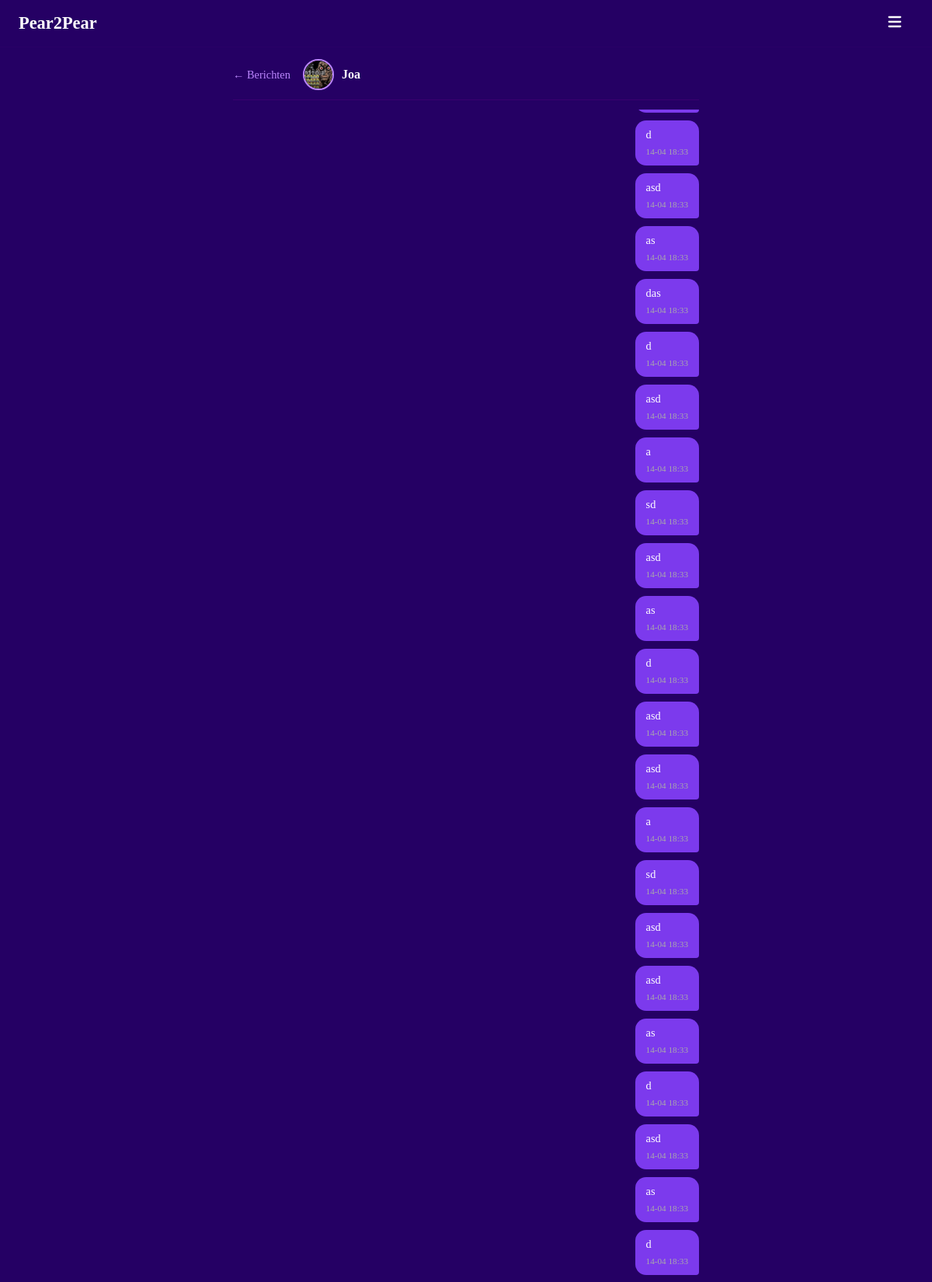
Screenshot of /messages/2 (signed in, upper part) with the database file from the repository.
### models.py (models this page shows, shortened)
class User(UserMixin, db.Model):
    __tablename__ = "users"
    id            = db.Column(db.Integer, primary_key=True)
    username      = db.Column(db.String(30),  unique=True, nullable=False, index=True)
    email         = db.Column(db.String(120), unique=True, nullable=False, index=True)
    password_hash = db.Column(db.String(256), nullable=False)
    created_at    = db.Column(db.DateTime, default=datetime.utcnow, nullable=False)
    last_login    = db.Column(db.DateTime, default=datetime.utcnow, nullable=False)
    age            = db.Column(db.Integer,     nullable=True)
    avatar         = db.Column(db.String(200),   nullable=True)
    location       = db.Column(db.String(100), nullable=True)
    is_public      = db.Column(db.Boolean, default=True,  nullable=False)
    friends_public = db.Column(db.Boolean, default=False, nullable=False)
    sent_requests     = db.relationship("Friendship", foreign_keys=[Friendship.from_id], backref="from_user", lazy="dynamic")
    received_requests = db.relationship("Friendship", foreign_keys=[Friendship.to_id],   backref="to_user",   lazy="dynamic")
    notifications     = db.relationship("Notification", foreign_keys=[Notification.user_id], backref="owner", lazy="dynamic", order_by=Notification.created_at.desc())
    def pending_received(self):
        reqs = Friendship.query.filter_by(to_id=self.id, status="pending").all()
        return User.query.filter(User.id.in_([r.from_id for r in reqs])).all()
    def unread_message_count(self):
        return Message.query.filter_by(receiver_id=self.id, read=False).count()
    def unread_notification_count(self):
        return Notification.query.filter_by(user_id=self.id, read=False).count()
    def total_inbox_count(self):
        return self.unread_message_count() + self.unread_notification_count()

class Message(db.Model):
    __tablename__ = "messages"
    id          = db.Column(db.Integer, primary_key=True)
    sender_id   = db.Column(db.Integer, db.ForeignKey("users.id"), nullable=False)
    receiver_id = db.Column(db.Integer, db.ForeignKey("users.id"), nullable=False)
    body        = db.Column(db.Text, nullable=False)
    read        = db.Column(db.Boolean, default=False)
    created_at  = db.Column(db.DateTime, default=datetime.utcnow)
    sender   = db.relationship("User", foreign_keys=[sender_id],   backref="sent_messages")
    receiver = db.relationship("User", foreign_keys=[receiver_id], backref="received_messages")

### main.py (the view, shortened to what this page needs)
    @app.route("/messages/<int:partner_id>", methods=["GET", "POST"])
    @login_required
    @csrf.exempt
    def conversation(partner_id):
        partner = db.get_or_404(User, partner_id)
        Message.query.filter_by(sender_id=partner_id, receiver_id=current_user.id, read=False).update({"read": True})
        db.session.commit()
        thread = Message.query.filter(
            ((Message.sender_id == current_user.id) & (Message.receiver_id == partner_id)) |
            ((Message.sender_id == partner_id) & (Message.receiver_id == current_user.id))
        ).order_by(Message.created_at.asc()).all()
        return render_template("conversation.html", partner=partner, thread=thread)

### templates/conversation.html (shortened to what this page needs)
{% extends "base.html" %}
{% from "macros.html" import avatar %}
{% block content %}
<div class="conversation-page">
    <div class="conversation-header">
        <a href="/messages" class="back-link">← Berichten</a>
        <a href="/profile/{{ partner.id }}" class="conversation-header__name">
            {{ avatar(partner, size=36) }}
            {{ partner.username }}
        </a>
    </div>
    <div class="chat-thread" id="thread">
        {% for msg in thread %}
        <div class="chat-bubble {% if msg.sender_id == current_user.id %}chat-bubble--mine{% else %}chat-bubble--theirs{% endif %}">
            <p>{{ msg.body }}</p>
            <span class="chat-bubble__time">{{ msg.created_at.strftime('%d-%m %H:%M') }}</span>
        </div>
        {% endfor %}
    </div>
</div>
{% endblock %}

### templates/macros.html
{% macro avatar(user, size=48, cls="") %}
{% if user.avatar %}
<img src="/static/avatars/{{ user.avatar }}"
     alt="{{ user.username }}"
     class="avatar-img {{ cls }}"
     style="width:{{ size }}px;height:{{ size }}px;border-radius:50%;object-fit:cover;border:2px solid #bb86fc;">
{% else %}
<div class="avatar-placeholder {{ cls }}"
     style="width:{{ size }}px;height:{{ size }}px;font-size:{{ (size * 0.42)|int }}px;">
  {{ user.username[0].upper() }}
</div>
{% endif %}
{% endmacro %}

### static/style.css (style rules this page uses)
html, body { height: 100%; margin: 0; background-color: #250064; }
a { color: #bb86fc; }
.back-link { color: #bb86fc; text-decoration: none; font-size: 0.9rem; }
.conversation-page { width: 90%; max-width: 600px; height: calc(100vh - 60px); display: flex; flex-direction: column; padding: 16px 0; }
.conversation-header { display: flex; align-items: center; gap: 16px; padding-bottom: 12px; border-bottom: 1px solid #3a006f; margin-bottom: 12px; flex-shrink: 0; }
.conversation-header__name { display: flex; align-items: center; gap: 10px; color: white; text-decoration: none; font-weight: 600; }
.chat-thread { flex: 1; overflow-y: auto; display: flex; flex-direction: column; gap: 10px; padding: 4px 0 12px; }
.avatar-img { flex-shrink: 0; }

### rows the page displays
User: avatar (picture), username "Joa"
Message: body "d", created_at "14-04 18:33"
Message: body "asd", created_at "14-04 18:33"
Message: body "as", created_at "14-04 18:33"
Message: body "das", created_at "14-04 18:33"
Message: body "d", created_at "14-04 18:33"
Message: body "asd", created_at "14-04 18:33"
Message: body "a", created_at "14-04 18:33"
Message: body "sd", created_at "14-04 18:33"
Message: body "asd", created_at "14-04 18:33"
Message: body "as", created_at "14-04 18:33"
Message: body "d", created_at "14-04 18:33"
Message: body "asd", created_at "14-04 18:33"
Message: body "asd", created_at "14-04 18:33"
Message: body "a", created_at "14-04 18:33"
Message: body "sd", created_at "14-04 18:33"
Message: body "asd", created_at "14-04 18:33"
Message: body "asd", created_at "14-04 18:33"
Message: body "as", created_at "14-04 18:33"
Message: body "d", created_at "14-04 18:33"
Message: body "asd", created_at "14-04 18:33"
Message: body "as", created_at "14-04 18:33"
Message: body "d", created_at "14-04 18:33"
